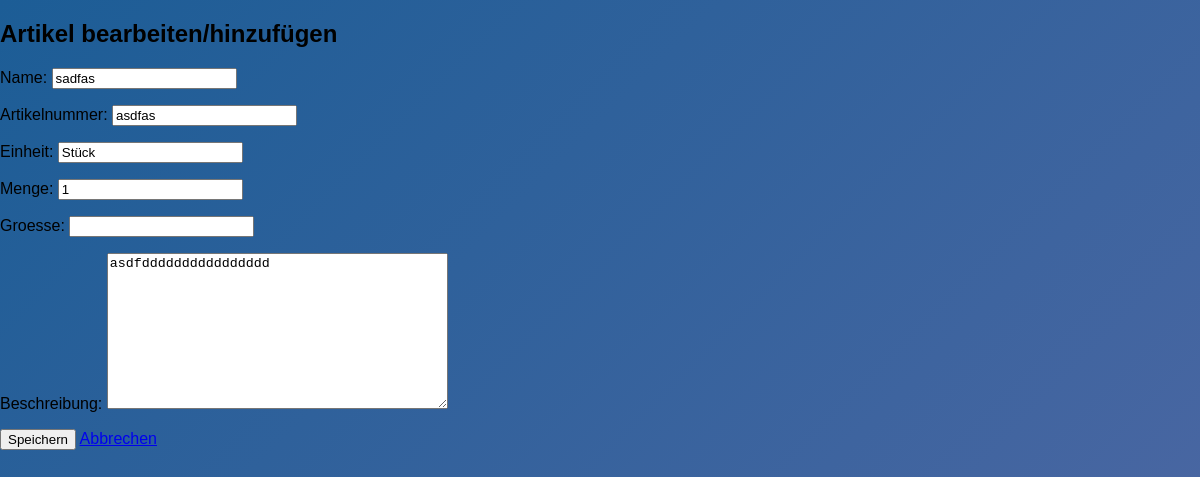
/items/9/edit/ (signed in), run on the app's committed database.
### lager/models.py (models this page shows, shortened)
class Item(models.Model):
    name = models.CharField(max_length=100, verbose_name="Name")
    description = models.TextField(blank=True, null=True, verbose_name="Beschreibung")
    sku = models.CharField(max_length=50, unique=True, verbose_name="Artikelnummer")
    unit = models.CharField(max_length=50, default='Stück', verbose_name="Einheit", blank=True, null=True)
    quantity = models.IntegerField(default=1, verbose_name="Menge")
    size = models.CharField(max_length=10, verbose_name="Groesse", blank=True, null=True)

### lager/views.py (the view)
# urls.py: path('items/<int:pk>/edit/', views.item_edit, name='item_edit'),
@login_required
@role_or_superuser_required(1)
def item_edit(request, pk):
    item = get_object_or_404(Item, pk=pk)
    if request.method == "POST":
        form = ItemForm(request.POST, instance=item)
        if form.is_valid():
            form.save()
            return redirect("item_list")
    else:
        form = ItemForm(instance=item)
    return render(request, "lager/item_form.html", {"form": form})

### lager/forms.py
class ItemForm(forms.ModelForm):
    class Meta:
        model = Item
        fields = ['name', 'sku', 'unit', 'quantity', 'size', 'description']

### lager/templates/lager/item_form.html (shortened to what this page needs)
{% extends "base.html" %}
{% block content %}
  <h2>Artikel bearbeiten/hinzufügen</h2>
  <form method="post">
    {{ form.as_p }}
    <button type="submit">Speichern</button>
      <a href="{% url 'item_list' %}">Abbrechen</a>
  </form>
{% endblock %}

### static/css/styles.css (style rules this page uses)
html, body { height: 100%; margin: 0; padding: 0; font-family: Arial, sans-serif; background: linear-gradient(135deg, #1c5d96 0%, #5168a4 100%); background-attachment: fixed; background-repeat: no-repeat; background-size: cover; }

### data on the page
Item: name "sadfas", sku "asdfas", unit "Stück", quantity "1", description "asdfdddddddddddddddd"
